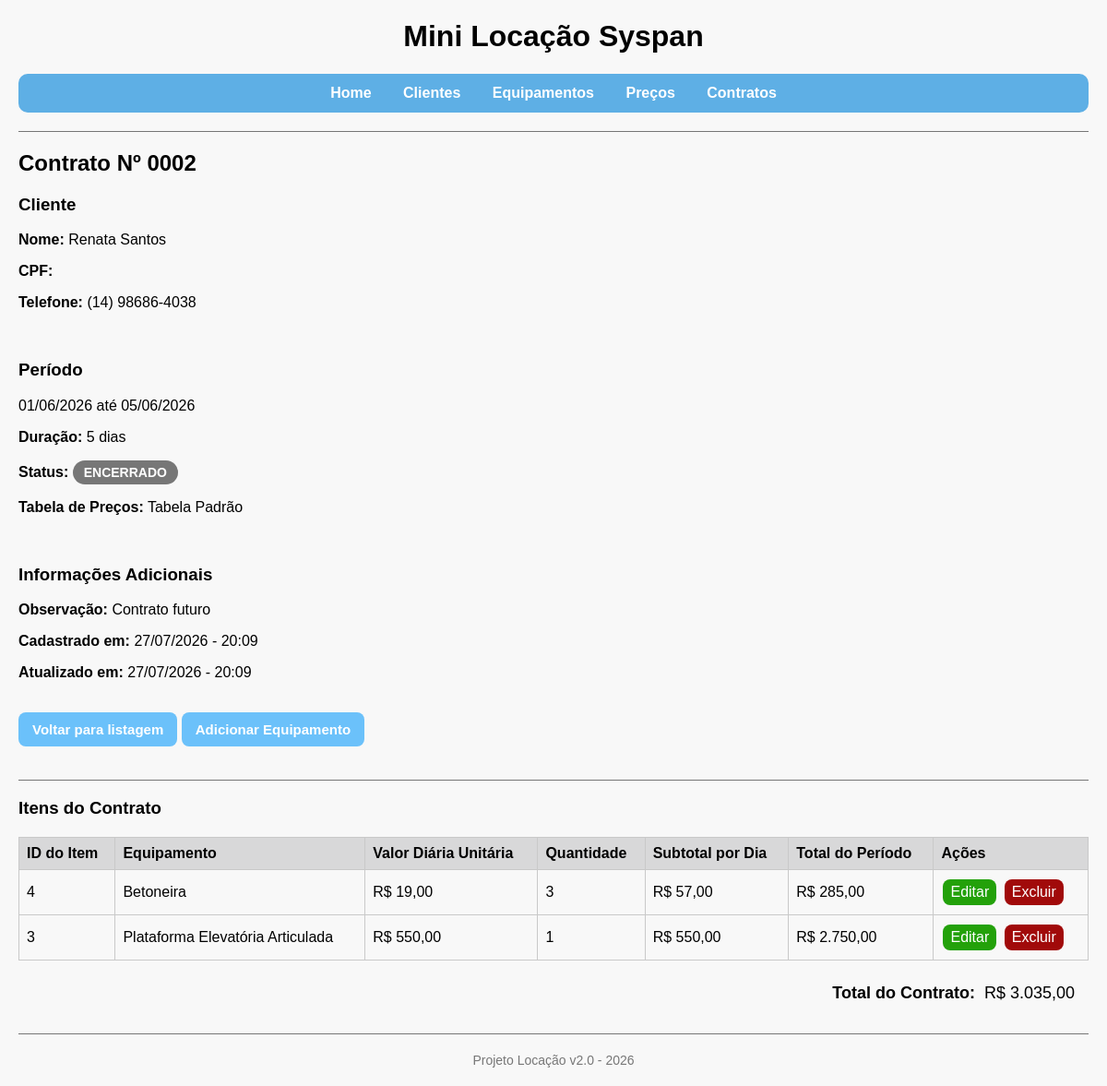
/projeto-locacao/contratos/ver.php?id=2, run on the app's committed database.
### tables this page shows
CREATE TABLE IF NOT EXISTS contratos (
 id INT AUTO_INCREMENT PRIMARY KEY,
 id_cliente INT NOT NULL,
 data_inicio DATE NOT NULL,
 data_fim DATE NOT NULL,
 status VARCHAR(15) NOT NULL DEFAULT 'AGENDADO',
 observacao VARCHAR(255) NULL,
 created_at DATETIME NOT NULL DEFAULT CURRENT_TIMESTAMP,
 CONSTRAINT fk_contratos_cliente
 FOREIGN KEY (id_cliente) REFERENCES clientes(id)
);

CREATE TABLE IF NOT EXISTS clientes (
 id INT AUTO_INCREMENT PRIMARY KEY,
 nome VARCHAR(120) NOT NULL,
 email VARCHAR(120) NOT NULL,
 telefone VARCHAR(20) NULL,
 created_at DATETIME NOT NULL DEFAULT CURRENT_TIMESTAMP
);

CREATE TABLE IF NOT EXISTS precos (
 id INT AUTO_INCREMENT PRIMARY KEY,
 nome VARCHAR(100) NOT NULL,
 descricao VARCHAR(255) NULL,
 ativo TINYINT(1) NOT NULL DEFAULT 1,
 created_at DATETIME NOT NULL DEFAULT CURRENT_TIMESTAMP
);

CREATE TABLE IF NOT EXISTS contrato_itens (
 id INT AUTO_INCREMENT PRIMARY KEY,
 id_contrato INT NOT NULL,
 id_equipamento INT NOT NULL,
 diaria DECIMAL(10,2) NOT NULL,
 qtd INT NOT NULL DEFAULT 1,
 CONSTRAINT fk_itens_contrato
 FOREIGN KEY (id_contrato) REFERENCES contratos(id),
 CONSTRAINT fk_itens_equip
 FOREIGN KEY (id_equipamento) REFERENCES equipamentos(id)
);

CREATE TABLE IF NOT EXISTS equipamentos (
 id INT AUTO_INCREMENT PRIMARY KEY,
 descricao VARCHAR(120) NOT NULL,
 diaria DECIMAL(10,2) NOT NULL,
 ativo TINYINT(1) NOT NULL DEFAULT 1,
 created_at DATETIME NOT NULL DEFAULT CURRENT_TIMESTAMP
);

### projeto-locacao/helpers.php (called while the page is built, shortened)
<?php
    function e(string $value): string {
        return htmlspecialchars($value, ENT_QUOTES | ENT_SUBSTITUTE, 'UTF-8');
    }
    function calcularStatusContrato(string $data_inicio, string $data_fim, ?string $data_hoje = null): string {
        $hoje = new DateTime($data_hoje ?? date('Y-m-d'));
        $inicio = new DateTime($data_inicio);
        $fim = new DateTime($data_fim);
        if ($hoje > $fim){
            return 'ENCERRADO';
        }
        return 'ATIVO';
    }
    function calcularTotalDias(string $inicio, string $fim): int {
        $data_inicio = new DateTime($inicio);
        $data_fim = new DateTime($fim);
        return $data_inicio->diff($data_fim)->days + 1;
    }
    function limparNumeros(string $valor): string {
        return preg_replace('/\D/', '', $valor) ?? '';
    }
    function formatarTelefone(string $telefone): string {
        $telefone = limparNumeros($telefone);
        if(strlen($telefone) === 11){
            return preg_replace('/(\d{2})(\d{5})(\d{4})/', '($1) $2-$3', $telefone) ?? $telefone;
        }
        return $telefone;
    }
?>

### projeto-locacao/contratos/ver.php (the view, shortened to what this page needs)
<?php
    require_once '../conexao.php';
    require_once '../helpers.php';
    $id = obterId();
    $sql = 'SELECT contratos.id, clientes.nome AS cliente, clientes.tipo_pessoa, clientes.cpf_cnpj, clientes.telefone,
            precos.nome AS tabela_preco, contratos.data_inicio, contratos.data_fim,
            contratos.status, contratos.observacao, contratos.created_at, contratos.updated_at FROM contratos
            INNER JOIN clientes ON contratos.id_cliente = clientes.id
            LEFT JOIN precos ON contratos.id_preco = precos.id
            WHERE contratos.id = :id';
    $consulta = $pdo->prepare($sql);
    $consulta->execute([':id' => $id]);
    $contrato = $consulta->fetch();
    $status_atual = calcularStatusContrato($contrato['data_inicio'], $contrato['data_fim']);
    $total_dias = calcularTotalDias($contrato['data_inicio'], $contrato['data_fim']);
    $sqlItens = 'SELECT contrato_itens.id, contrato_itens.id_contrato, equipamentos.descricao AS equipamento, contrato_itens.diaria, contrato_itens.qtd
                FROM contrato_itens INNER JOIN equipamentos ON contrato_itens.id_equipamento = equipamentos.id
                WHERE contrato_itens.id_contrato = :id
                ORDER BY equipamentos.descricao ASC';
    $consultaItens = $pdo->prepare($sqlItens);
    $consultaItens->execute([':id' => $id]);
    $contratoItens = $consultaItens->fetchAll();
    require_once '../layout/header.php';
?>
<h2>Contrato Nº <?= str_pad($contrato['id'], 4, '0', STR_PAD_LEFT) ?></h2>
<div>
    <h3>Cliente</h3>
    <p><strong>Nome:</strong> <?= e($contrato["cliente"]) ?></p>
    <p><strong><?= e($contrato["tipo_pessoa"] == 'F' ? 'CPF:' : 'CNPJ:') ?></strong> <?= e(formatarCpfCnpj($contrato["cpf_cnpj"])) ?></p>
    <p><strong>Telefone:</strong> <?= e(formatarTelefone($contrato["telefone"])) ?></p><br>
    <h3>Período</h3>
    <p><?= date('d/m/Y', strtotime($contrato["data_inicio"])) ?> até <?= date('d/m/Y', strtotime($contrato["data_fim"])) ?> </p>
    <p><strong>Duração:</strong> <?= $total_dias ?> dias</p>
    <p><strong>Status:</strong> <span class="status <?= strtolower($status_atual) ?>"><?= e($status_atual) ?></span></p>
    <p><strong>Tabela de Preços:</strong> <?= e($contrato["tabela_preco"] ?? '-') ?></p><br>
    <h3>Informações Adicionais</h3>
    <p><strong>Observação:</strong> <?= !empty($contrato["observacao"]) ? e($contrato["observacao"]) : '-' ?></p>
    <p><strong>Cadastrado em:</strong> <?= date('d/m/Y - H:i', strtotime($contrato["created_at"])) ?></p>
    <p><strong>Atualizado em:</strong> <?= !empty($contrato["updated_at"]) ? date('d/m/Y - H:i', strtotime($contrato["updated_at"])) : '-' ?></p>
</div>
<br><a class="links" href="listar.php">Voltar para listagem</a>
<a class="links" href="adicionar_item.php?id=<?= (int)$contrato['id'] ?>">Adicionar Equipamento</a><br><br><hr>
<h3>Itens do Contrato</h3>
<?php if(!empty($contratoItens)): ?>
    <table>
        <tr>
            <th>ID do Item</th>
            <th>Equipamento</th>
            <th>Valor Diária Unitária</th>
            <th>Quantidade</th>
            <th>Subtotal por Dia</th>
            <th>Total do Período</th>
            <th>Ações</th>
        </tr>
        <?php
            $valor_total = 0;
            foreach($contratoItens as $row):
                $subtotal = $row["diaria"] * $row["qtd"];
                $total_periodo = $subtotal * $total_dias;
                $valor_total += $total_periodo;
        ?>
            <tr>
                <td><?= (int)$row["id"] ?></td>
                <td><?= e($row["equipamento"]) ?></td>
                <td>R$ <?= number_format($row["diaria"], 2, ',', '.') ?></td>
                <td><?= (int)$row["qtd"] ?></td>
                <td>R$ <?= number_format($subtotal, 2, ',', '.') ?></td>
                <td>R$ <?= number_format($total_periodo, 2, ',', '.') ?></td>
                <td>
                    <a class="botao-editar" href="editar_item.php?id=<?= (int)$row["id"] ?>">Editar</a>
                    <a class="botao-excluir" href="excluir_item.php?id=<?= (int)$row["id"] ?>">Excluir</a>
                </td>
            </tr>
        <?php endforeach; ?>
    </table>
    <div class="total-contrato">
        <strong>Total do Contrato:</strong>
        <span>R$ <?= number_format($valor_total, 2, ',', '.') ?></span>
    </div>
<?php else: ?>
    <p>Nenhum equipamento foi registrado para este contrato ainda.</p>
<?php endif; ?>
<?php require_once '../layout/footer.php'; ?>

### projeto-locacao/layout/header.php (shortened to what this page needs)
<!DOCTYPE html>
<html>
    <head>
        <link rel="stylesheet" href="/syspan-estagio-locacao/projeto-locacao/assets/css/style.css">
    </head>
    <body>
        <h1>Mini Locação Syspan</h1>
        <nav>
            <a href="/syspan-estagio-locacao/projeto-locacao/index.php">Home</a>
            <a href="/syspan-estagio-locacao/projeto-locacao/clientes/listar.php">Clientes</a>
            <a href="/syspan-estagio-locacao/projeto-locacao/equipamentos/listar.php">Equipamentos</a>
            <a href="/syspan-estagio-locacao/projeto-locacao/precos/listar.php">Preços</a>
            <a href="/syspan-estagio-locacao/projeto-locacao/contratos/listar.php">Contratos</a>
        </nav>
        <hr>

### projeto-locacao/layout/footer.php
        <hr>
        <footer>
            <p>Projeto Locação v2.0 - <?= date('Y') ?></p>
        </footer>
    </body>
</html>

### projeto-locacao/assets/css/style.css (style rules this page uses)
body { font-family: "Gill Sans Extrabold", Helvetica, sans-serif; background: #f8f8f8; margin: 20px; }
h1 { text-align: center; }
nav { text-align: center; margin-bottom: 20px; background-color: #5eafe5; padding: 12px; border-radius: 10px; }
nav a { padding: 0 15px; text-decoration: none; color: #ffffff; font-weight: bold; border-radius: 10px; }
hr { margin-top: 18px; border: 0; border-top: 1px solid #767676; }
table { width: 100%; border-collapse: collapse; margin-top: 20px; overflow: hidden; border: 1px solid #c9c9c9; }
th, td { padding: 8px; text-align: left; border: 1px solid #c9c9c9; }
th { background: #d8d8d9; }
td a { padding: 5px 8px; border-radius: 8px; text-decoration: none; display: inline-block; margin: 2px; }
.botao-editar { background: #23a10a; color: white; }
.botao-excluir { background: #a10a0a; color: white; }
.links { padding: 10px 15px; border-radius: 8px; text-decoration: none; background-color: #6bc1fa; color: white; font-size: 15px; font-weight: bold; display: inline-block; }
.status { display: inline-block; padding: 5px 12px; border-radius: 999px; font-size: 14px; font-weight: bold; color: white; }
.status.encerrado { background-color: #777; }
.total-contrato { margin-top: 10px; padding: 15px; display: flex; justify-content: flex-end; gap: 10px; font-size: 18px; }
footer { text-align: center; font-size: 14px; margin-top: 20px; color: #777; }

### data on the page
contratos: id "0002", id_cliente.nome "Renata Santos", id_cliente.tipo_pessoa "CPF:", id_cliente.telefone "(14) 98686-4038", data_inicio "01/06/2026", data_fim "05/06/2026", total_dias "5", status_atual "ENCERRADO", id_preco.nome "Tabela Padrão", observacao "Contrato futuro", created_at "27/07/2026 - 20:09", updated_at "27/07/2026 - 20:09"
contrato_itens: id "4", id_equipamento.descricao "Betoneira", diaria "19,00", qtd "3", subtotal "57,00", total_periodo "285,00"
contrato_itens: id "3", id_equipamento.descricao "Plataforma Elevatória Articulada", diaria "550,00", qtd "1", subtotal "550,00", total_periodo "2.750,00"

### other printed values
$valor_total "3.035,00"
